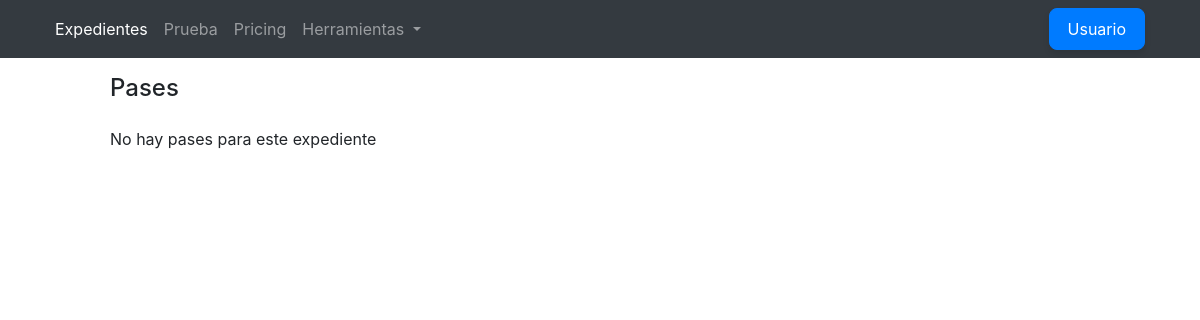
The page /Exp/detalle_expediente/14/ on the database as committed earlier.
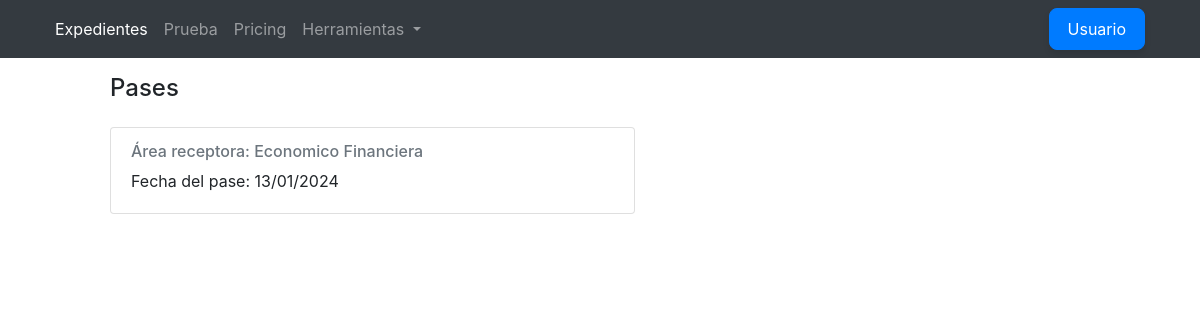
The same page on the database as committed later.
### Exp/models.py (models this page shows)
class Pases(models.Model):
    nro_exp = models.ForeignKey(ExpedientesPrueba, related_name='pases', on_delete=models.CASCADE, null=True)
    fecha_pase = models.DateTimeField(default=datetime.now().date().strftime("%d"))
    area_origen = models.ForeignKey(Areas, related_name='area_origen', on_delete=models.CASCADE, null=True)
    area_receptora = models.ForeignKey(Areas, related_name='area_receptora', on_delete=models.CASCADE, null=True)
    class Meta:
        db_table = 'expedientes_pases'

### Exp/views.py (the view)
# urls.py: path('detalle_expediente/<int:pk>/', DetalleExpediente.as_view(), name='detalle_expediente'),
class DetalleExpediente(DetailView):
    model = ExpedientesPrueba
    template_name = "lista_pases.html"
    def get_context_data(self, **kwargs):
        context = super().get_context_data(**kwargs)
        context['pases'] = self.object.pases.all().order_by('-fecha_pase')
        return context

### Exp/models.py (called while the page is built)
    def __str__(self):
        return self.area

### Exp/templates/lista_pases.html
{% extends 'base.html' %}
{% block cambio %}
    <div class="col-md-6" style="margin-left: 50px;">
        <h4 class="mb-4">Pases</h4>
        {% if not pases %}
            <p class="mb-4">No hay pases para este expediente</p>
        {% else %}
            {% for pase in pases %}
                <div class="card mb-3">
                    <div class="card-body">
                        <h6 class="card-subtitle mb-2 text-muted">
                            Área receptora: {{ pase.area_receptora}}
                        </h6>
                        <p class="card-text">
                            Fecha del pase: {{ pase.fecha_pase|date:"d/m/Y" }}
                        </p>
                    </div>
                </div>
            {% endfor %}
        {% endif %}
    </div>
{% endblock %}

Rows that differ between the two databases and show on the page:
added Pases: area_receptora "Economico Financiera", fecha_pase "13/01/2024"
Other text that changed with them:
text no longer shown: "No hay pases para este expediente"
